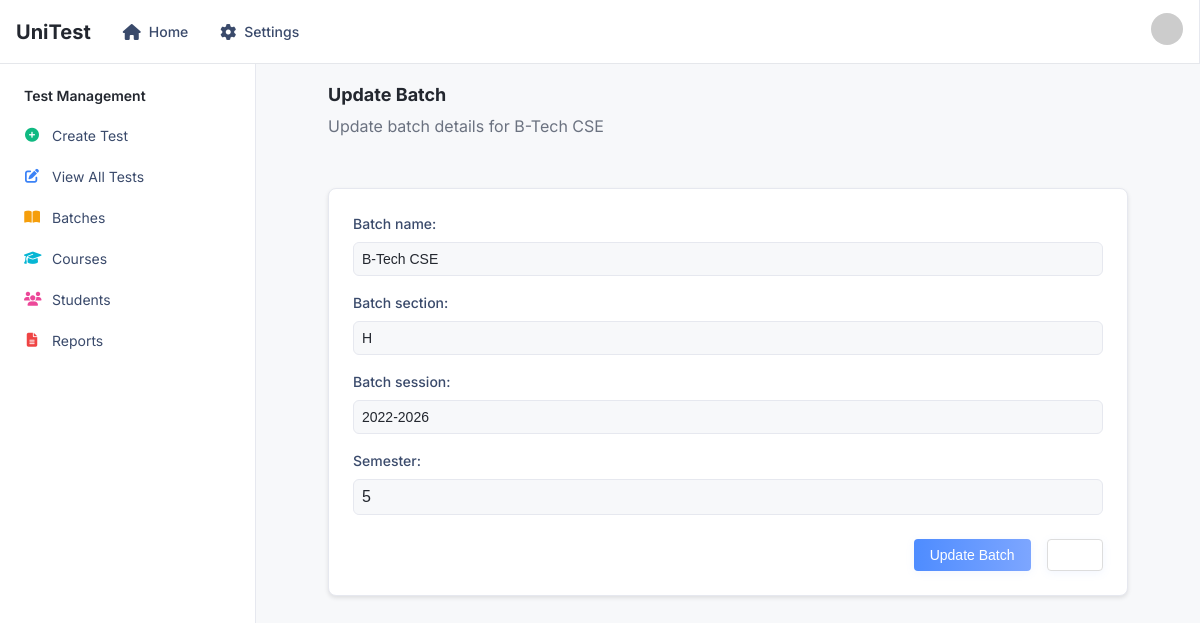
Screenshot of /batches/update/9/ (signed in) with the database file from the repository.
### base/models.py (models this page shows, shortened)
class Batch(models.Model):
    batch_name    = models.CharField(max_length=255)
    batch_section = models.CharField(max_length=3)
    batch_session = models.CharField(max_length=20)
    semester      = models.IntegerField()

### base/views.py (the view)
# urls.py: path('batches/update/<int:batch_id>/', views.update_batch,                  name = 'update_batch'),
@login_required
def update_batch(request, batch_id):
    batch = get_object_or_404(Batch, id=batch_id)
    if request.method == "POST":
        form = batchForm(request.POST, instance=batch)
        if form.is_valid():
            form.save()
            messages.success(request, "Batch updated successfully!")
            return redirect('batches')
    else:
        form = batchForm(instance=batch)
    return render(request, 'update_batch.html', {
        'form': form,
        'batch': batch
    })

### base/forms.py
class batchForm(forms.ModelForm):
    class Meta:
        model = Batch
        fields = '__all__'

### templates/update_batch.html (shortened to what this page needs)
{% extends 'base.html' %}
{% load widget_tweaks %}
{% block content %}
<div class="container">
    <div class="header">
        <h2>Update Batch</h2>
        <p class="text-muted">Update batch details for {{ batch.batch_name }}</p>
    </div>
    <div class="card">
        <div class="card-content">
            <form method="POST">
                {% for field in form %}
                    <div class="form-item">
                        {{ field.label_tag }}
                        {{ field|add_class:"form-control" }}
                    </div>
                {% endfor %}
                <div class="form-actions">
                    <button type="submit" class="button">Update Batch</button>
                    <a href="{% url 'batches' %}" class="button ghost">Cancel</a>
                </div>
            </form>
        </div>
    </div>
</div>
{% endblock %}

### static/css/dash.css (style rules this page uses)
:root { --primary: #0070f3; --primary-hover: #0060df; --background: #ffffff; --foreground: #000000; --muted: #6b7280; --muted-foreground: #6b7280; --border: #e5e7eb; --input: #e5e7eb; --ring: #e5e7eb; --radius: 0.5rem; --green: #10b981; --blue: #3b82f6; --orange: #f59e0b; --purple: #8b5cf6; --yellow: #f59e0b; --pink: #ec4899; --cyan: #06b6d4; --red: #ef4444; }
* { box-sizing: border-box; margin: 0; padding: 0; }
body { font-family: -apple-system, BlinkMacSystemFont, 'Segoe UI', Roboto, 'Helvetica Neue', Arial, sans-serif; background-color: #f9fafb; color: var(--foreground); line-height: 1.5; height: 100vh; }
a { text-decoration: none; color: inherit; }

### static/css/create.css (style rules this page uses)
:root { --primary: #0070f3; --primary-hover: #0060df; --background: #ffffff; --foreground: #000000; --muted: #6b7280; --muted-foreground: #6b7280; --border: #e5e7eb; --input: #e5e7eb; --ring: #e5e7eb; --radius: 0.5rem; --error: #ef4444; }
* { box-sizing: border-box; margin: 0; padding: 0; }
body { font-family: -apple-system, BlinkMacSystemFont, 'Segoe UI', Roboto, 'Helvetica Neue', Arial, sans-serif; background-color: #f9fafb; color: var(--foreground); line-height: 1.5; }
.container { max-width: 1200px; margin: 0 auto; padding: 2rem 1rem; }
h2 { font-size: 1.875rem; font-weight: 700; line-height: 1.2; margin-bottom: 0.5rem; }
.text-muted { color: var(--muted-foreground); }
.header { margin-bottom: 1.5rem; }
.card { background-color: white; border-radius: var(--radius); box-shadow: 0 1px 3px rgba(0, 0, 0, 0.1); margin: 50px auto; width: 800px; }
.card-content { padding: 1.5rem; }
.form-item { margin-bottom: 1rem; }
label { display: block; font-size: 0.875rem; font-weight: 500; margin-bottom: 0.5rem; }
input, select, textarea { width: 100%; padding: 0.5rem; border: 1px solid var(--input); border-radius: var(--radius); font-size: 0.875rem; background-color: var(--background); }
.button { display: inline-flex; align-items: center; justify-content: center; border-radius: var(--radius); font-size: 0.875rem; font-weight: 500; padding: 0.5rem 1rem; cursor: pointer; transition: background-color 0.2s, color 0.2s, border-color 0.2s; border: 1px solid transparent; }
.button.ghost { background-color: transparent; border-color: transparent; padding: 0.25rem; }
.form-actions { display: flex; justify-content: flex-end; }

### static/css/course.css (style rules this page uses)
:root { --primary-color: #0070f3; --background-color: #f0f0f0; --card-background: #ffffff; --text-color: #333333; --muted-color: #666666; --border-color: #e0e0e0; }
body { font-family: -apple-system, BlinkMacSystemFont, "Segoe UI", Roboto, "Helvetica Neue", Arial, sans-serif; line-height: 1.6; color: var(--text-color); background-color: var(--background-color); margin: 0; padding: 0; }
.container { max-width: 1200px; margin: 0 auto; padding: 2rem; }
h1, h2, h3 { margin-top: 0; }
label { display: block; margin-bottom: 0.5rem; font-weight: 500; }
input[type="text"], input[type="number"], textarea { width: 100%; padding: 0.5rem; border: 1px solid var(--border-color); border-radius: 4px; font-size: 1rem; }
.button { display: inline-flex; align-items: center; justify-content: center; padding: 0.5rem 1rem; border: none; border-radius: 4px; font-size: 1rem; cursor: pointer; transition: background-color 0.2s; }

### static/css/view_test.css (style rules this page uses)
:root { --primary-color: #0070f3; --background-color: #f0f0f0; --card-background: #ffffff; --text-color: #333333; --muted-color: #666666; --border-color: #e0e0e0; --success-color: #28a745; --warning-color: #ffc107; }
body { font-family: -apple-system, BlinkMacSystemFont, 'Segoe UI', Roboto, 'Helvetica Neue', Arial, sans-serif; line-height: 1.6; color: var(--text-color); background-color: var(--background-color); margin: 0; padding: 0; }
.container { max-width: 800px; margin: 0 auto; padding: 2rem; }
h1, h2, h3 { margin-top: 0; }

### templates/update_batch.html (style rules this page uses)
.card { background: white; border-radius: 8px; box-shadow: 0 2px 4px rgba(0, 0, 0, 0.1); margin-bottom: 1rem; }
.card-content { padding: 1.5rem; }
.form-item { margin-bottom: 1rem; }
.form-item label { display: block; margin-bottom: 0.5rem; font-weight: 500; }
.form-control { width: 100%; padding: 0.5rem; border: 1px solid #ddd; border-radius: 4px; }
.form-actions { margin-top: 1.5rem; display: flex; gap: 1rem; }
.button { padding: 0.5rem 1rem; border: none; border-radius: 4px; cursor: pointer; font-weight: 500; }
.button.ghost { background: none; border: 1px solid #ddd; }

### rows the page displays
Batch: batch_name "B-Tech CSE", form "B-Tech CSE" "H" "2022-2026" "5"

### other values shown
{{ field.label_tag }} "Batch name:" "Batch section:" "Batch session:" "Semester:"
